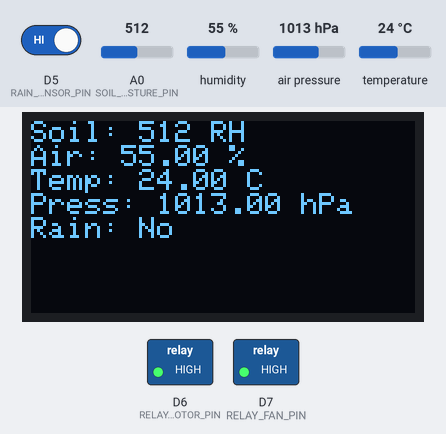
Recording of a sketch running on a simulated ESP8266 (NodeMCU). Shown: 128×64 one-colour display, switched loads named in the sketch (green lamp = pin HIGH). Inputs (shaded band) come from the test bench; at power-on: D5 (RAIN_SENSOR_PIN) HIGH, temperature 24 °C, A0 (SOIL_MOISTURE_PIN) = 512, humidity 55 %, air pressure 1013 hPa. WiFi joins after 1.5 s; servers stay silent unless stated; what the sketch prints to the serial monitor is not drawn.

Above: at 4.7 s.
4.8 s: D5 (RAIN_SENSOR_PIN) driven LOW
At 24.3 s:
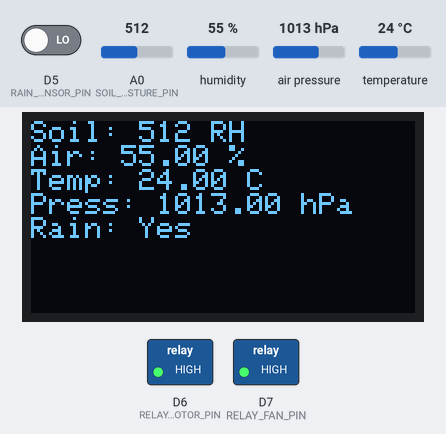
25.3 s: temperature set to 29 °C
At 45.3 s:
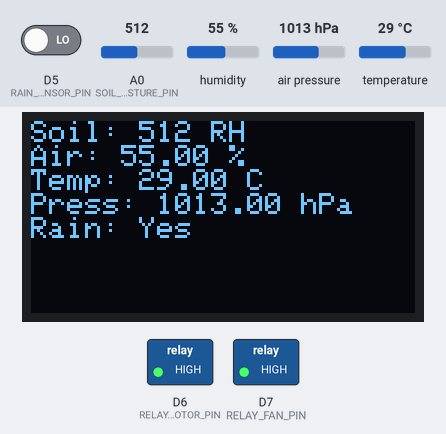
45.6 s: temperature set to 32 °C
At 65.2 s:
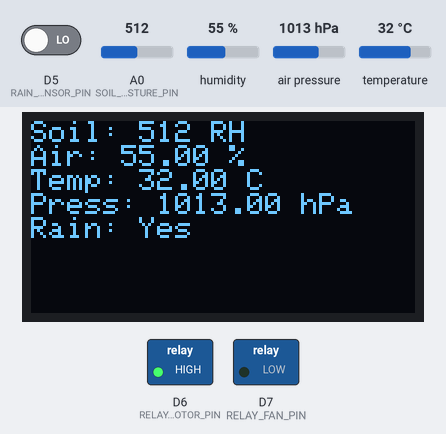
65.9 s: A0 (SOIL_MOISTURE_PIN) set to 487
At 85.0 s:
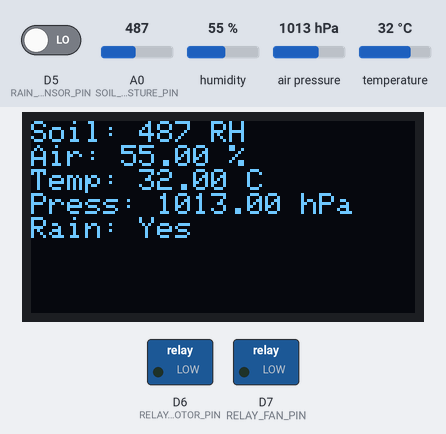
Timing chart, 0 to 86.5 s (numbered marks = the images above; inputs shaded):
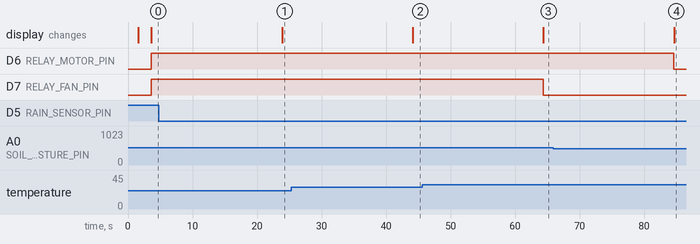

The sketch:

agriculture_nov2a.ino
```cpp
#include <Wire.h>
#include <Adafruit_GFX.h>
#include <Adafruit_SSD1306.h>
#include <DHT.h>
#include <Adafruit_Sensor.h>
#include <Adafruit_BMP280.h>
#include <ESP8266WiFi.h>

// Define pins
#define DHTPIN D4          // DHT11 pin
#define DHTTYPE DHT11
#define SOIL_MOISTURE_PIN A0  // Soil moisture sensor pin
#define RAIN_SENSOR_PIN D5    // Rain sensor pin
#define RELAY_MOTOR_PIN D6    // Relay for motor
#define RELAY_FAN_PIN D7      // Relay for fan

// OLED display settings
#define SCREEN_WIDTH 128
#define SCREEN_HEIGHT 64
#define OLED_RESET -1
Adafruit_SSD1306 display(SCREEN_WIDTH, SCREEN_HEIGHT, &Wire, OLED_RESET);

// ThingSpeak settings
const char* ssid = "YOUR_WIFI_SSID";
const char* pass = "YOUR_WIFI_PASSWORD";
const char* server = "api.thingspeak.com";
String apiKey = "YOUR_THINGSPEAK_API_KEY";

// Initialize sensors
DHT dht(DHTPIN, DHTTYPE);
Adafruit_BMP280 bmp;  // Pressure sensor

WiFiClient client;

void setup() {
  Serial.begin(115200);

  // Initialize OLED display
  if (!display.begin(SSD1306_SWITCHCAPVCC, 0x3C)) {
    Serial.println("OLED display allocation failed!");
    for (;;);  // Halt if display fails
  }
  display.clearDisplay();
  display.setTextSize(1);
  display.setTextColor(WHITE);
  display.setCursor(0, 0);
  display.println("Initializing...");
  display.display();

  // Initialize sensors and actuators
  pinMode(RELAY_MOTOR_PIN, OUTPUT);
  pinMode(RELAY_FAN_PIN, OUTPUT);
  pinMode(RAIN_SENSOR_PIN, INPUT);
  dht.begin();
  if (!bmp.begin(0x76)) {  // BMP280 I2C address
    Serial.println("Could not find a valid BMP280 sensor, check wiring!");
  }

  // Connect to WiFi
  WiFi.begin(ssid, pass);
  while (WiFi.status() != WL_CONNECTED) {
    delay(500);
    Serial.print(".");
  }
  Serial.println("WiFi connected");
  display.clearDisplay();
  display.setCursor(0, 0);
  display.println("WiFi Connected!");
  display.display();
  delay(2000);
}

void loop() {
  // Read sensor data
  float humidity = dht.readHumidity();
  float temperature = dht.readTemperature();
  int soilMoisture = analogRead(SOIL_MOISTURE_PIN);
  int rainStatus = digitalRead(RAIN_SENSOR_PIN);
  float pressure = bmp.readPressure() / 100.0F;  // Convert to hPa

  // Control motor based on soil moisture
  if (soilMoisture < 500) {  // Adjust threshold as needed
    digitalWrite(RELAY_MOTOR_PIN, LOW);  // Turn ON motor
  } else {
    digitalWrite(RELAY_MOTOR_PIN, HIGH);  // Turn OFF motor
  }

  // Control fan based on temperature
  if (temperature > 30) {  // Adjust threshold as needed
    digitalWrite(RELAY_FAN_PIN, LOW);  // Turn ON fan
  } else {
    digitalWrite(RELAY_FAN_PIN, HIGH);  // Turn OFF fan
  }

  // Display data on OLED
  display.clearDisplay();
  display.setCursor(0, 0);
  display.println("Soil: " + String(soilMoisture) + " RH");
  display.println("Air: " + String(humidity) + " %");
  display.println("Temp: " + String(temperature) + " C");
  display.println("Press: " + String(pressure) + " hPa");
  display.println("Rain: " + String(rainStatus ? "No" : "Yes"));
  display.display();

  // Print data to Serial Monitor
  Serial.println("Soil Moisture: " + String(soilMoisture));
  Serial.println("Humidity: " + String(humidity) + " %");
  Serial.println("Temperature: " + String(temperature) + " C");
  Serial.println("Pressure: " + String(pressure) + " hPa");
  Serial.println("Rain Status: " + String(rainStatus ? "No Rain" : "Rain Detected"));
  Serial.println("-------------------");

  // Send data to ThingSpeak
  if (client.connect(server, 80)) {
    String postStr = apiKey;
    postStr += "&field1=" + String(soilMoisture);
    postStr += "&field2=" + String(humidity);
    postStr += "&field3=" + String(temperature);
    postStr += "&field4=" + String(pressure);
    postStr += "&field5=" + String(rainStatus);
    postStr += "\r\n\r\n";

    client.print("POST /update HTTP/1.1\n");
    client.print("Host: api.thingspeak.com\n");
    client.print("Connection: close\n");
    client.print("X-THINGSPEAKAPIKEY: " + apiKey + "\n");
    client.print("Content-Type: application/x-www-form-urlencoded\n");
    client.print("Content-Length: ");
    client.print(postStr.length());
    client.print("\n\n");
    client.print(postStr);
  }
  client.stop();

  delay(20000);  // Wait 20 seconds before next update
}
```

Measured:
- the behaviour switches between 30 and 31 °C on temperature (found by bisection; images 2 and 3)
- the behaviour switches between 500 and 499 on A0 (SOIL_MOISTURE_PIN) (found by bisection; images 3 and 4)
- after the input at 4.8 s, the display: changes after 19.1 s (image 1)
- after the input at 25.3 s, the display: changes after 18.8 s (image 2)
- after the input at 45.6 s, D7 (RELAY_FAN_PIN): HIGH → LOW after 18.8 s; the display: changes after 18.8 s (image 3)
- after the input at 65.9 s, D6 (RELAY_MOTOR_PIN): HIGH → LOW after 18.7 s; the display: changes after 18.8 s (image 4)
